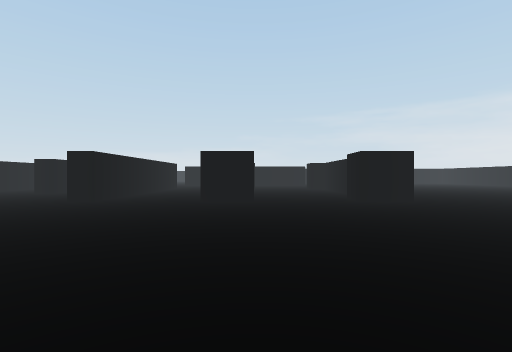
[1] (above)

24 first-person views from a walk through a Unity game level. The camera is 0.51 m above the floor, looks level and sees 85° across. The floor is counted in squares, 1 m on a side. Each view is taken from the middle of a square. On the plan, view 1 faces up. The plan holds only what a view shows up to about 9 squares ahead; the rest is blank. The place goes on beyond the plan. The player character is not drawn.

[2]
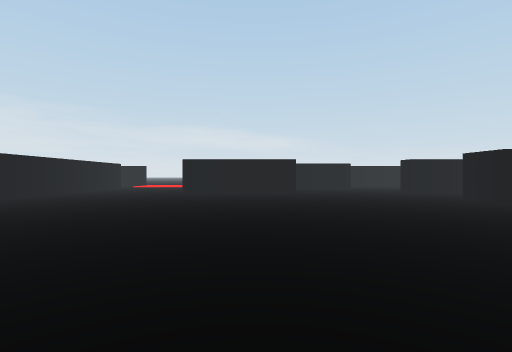

[3]
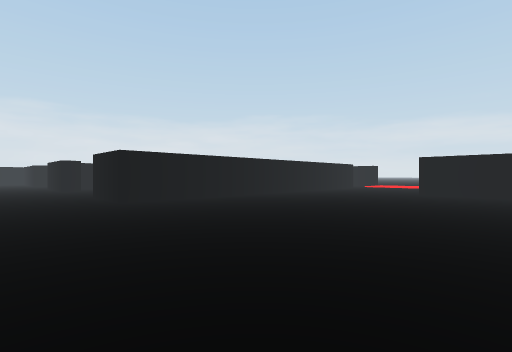

[4]
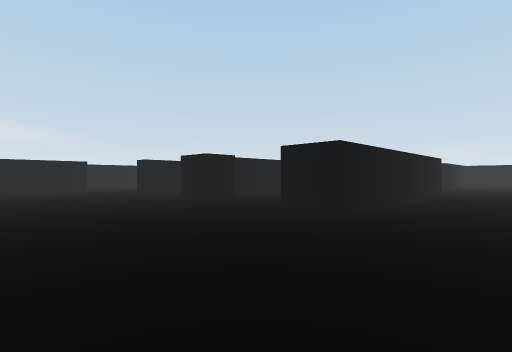

[5]
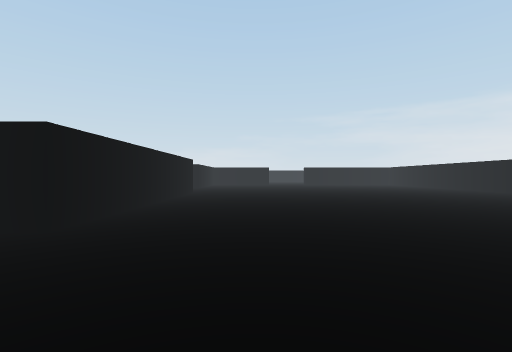

[6]
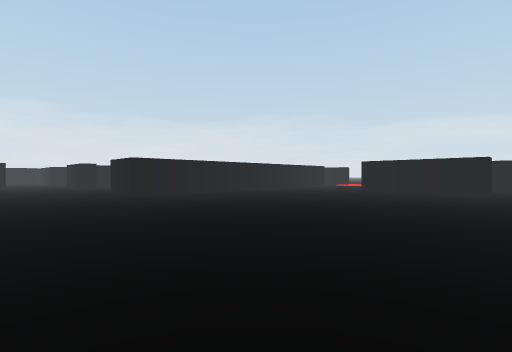

[7]
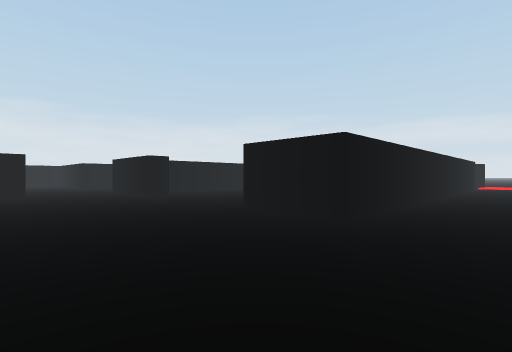

[8]
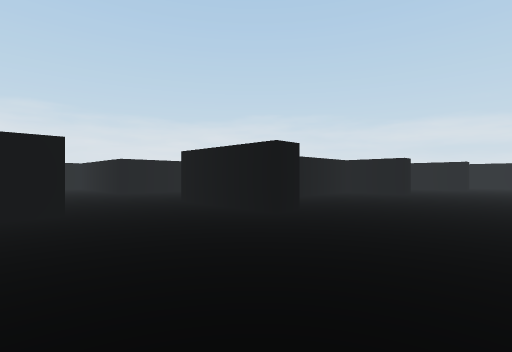

[9]
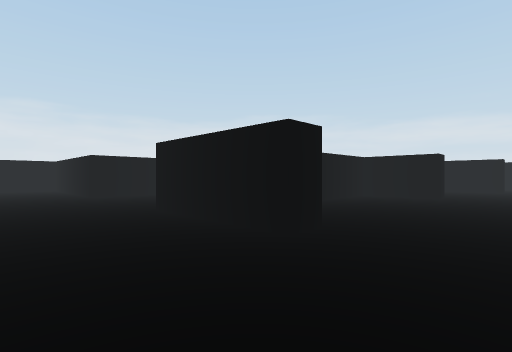

[10]
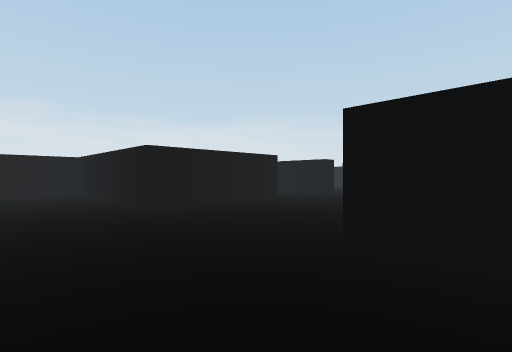

[11]
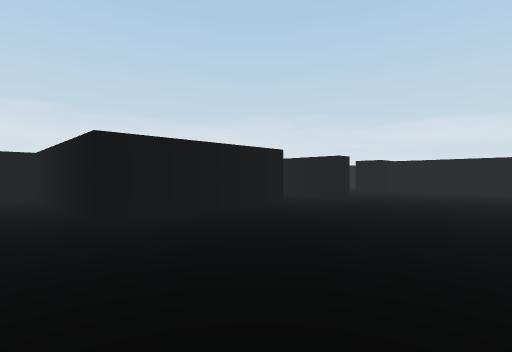

[12]
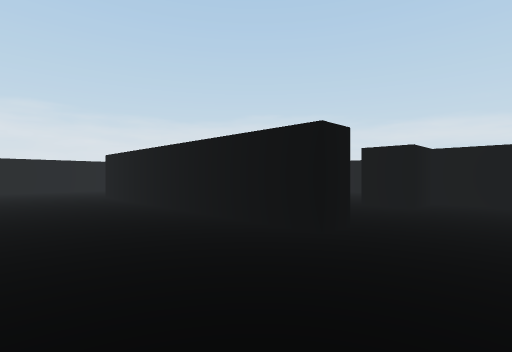

[13]
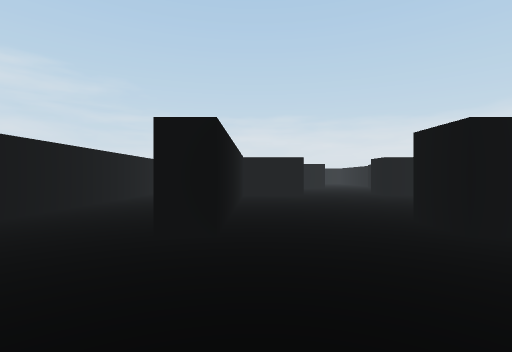

[14]
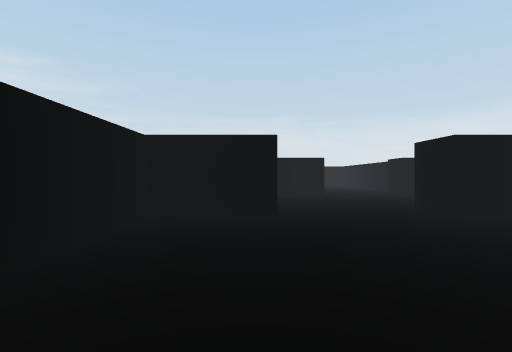

[15]
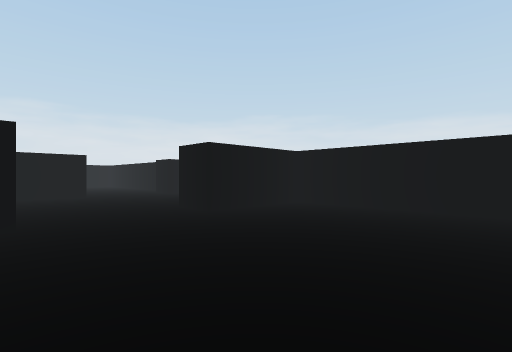

[16]
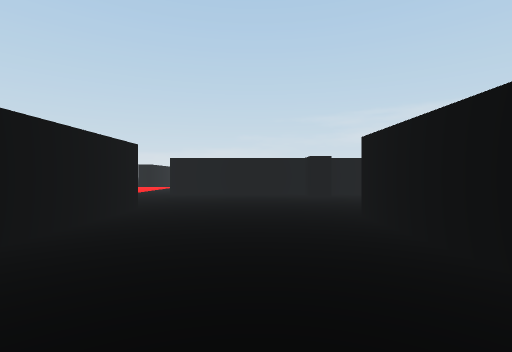

[17]
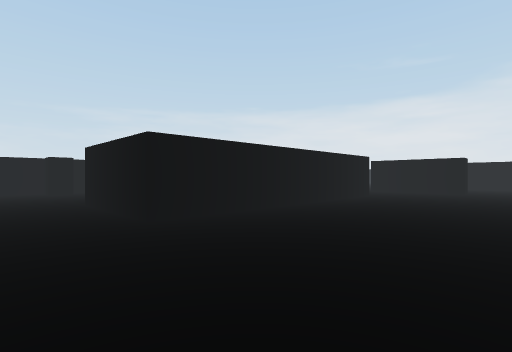

[18]
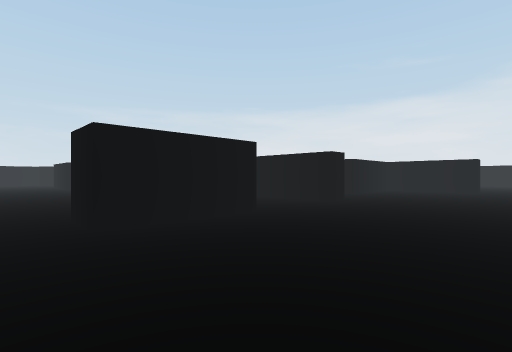

[19]
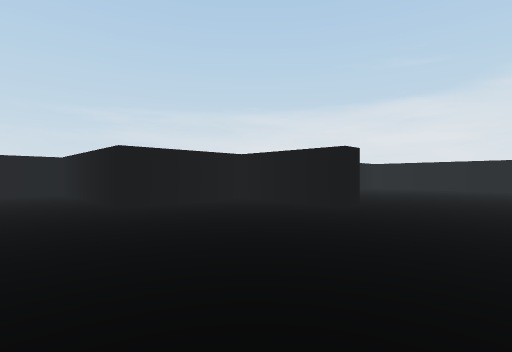

[20]
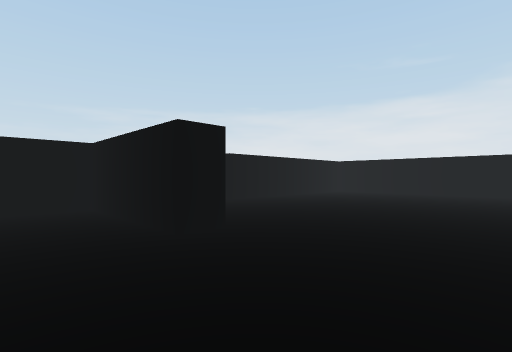

[21]
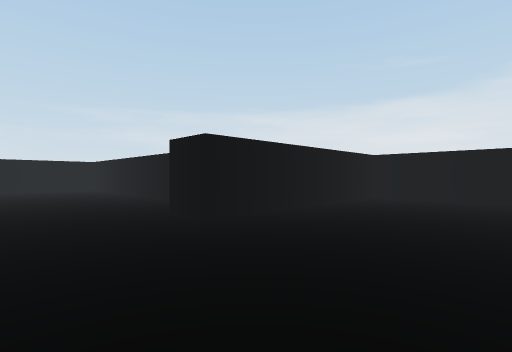

[22]
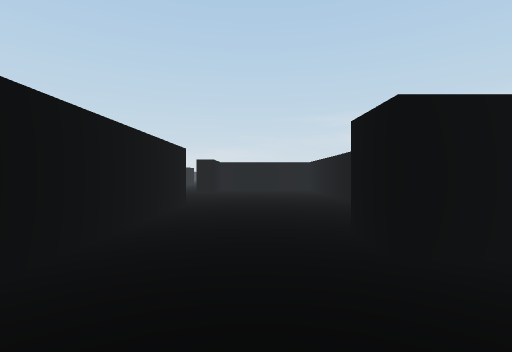

[23]
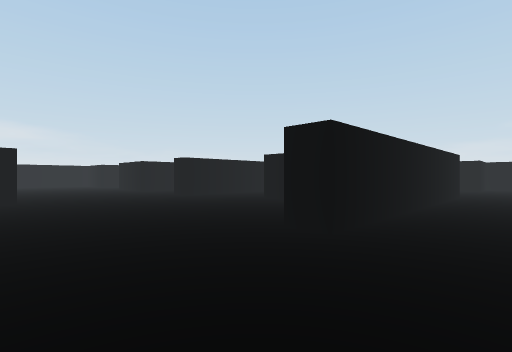

[24]
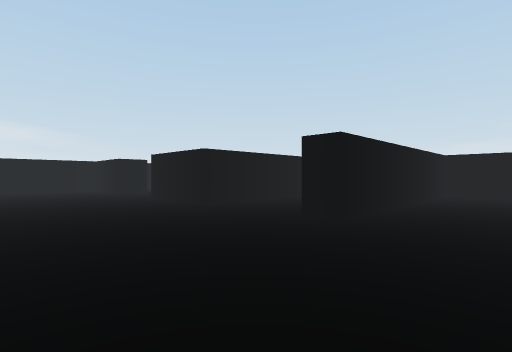

### Floor plan
Points are (right, up) in squares from view 1. A wall is a line through its corners. A room is listed if a view was taken in it or the views show most of it. See-through windows are left out.
Room 1 (views 1, 2, 3, 4, 5, 6, 7, 8, 9, 10, 11, 12, 13, 16, 17)
walls: (2.5, -9.5) (3.1, -9.5) (3.1, -12) (-2.7, -12) (-2.7, -9.5) (-2.2, -9.5) (-2.2, -11.2) (1.8, -11.2); (-1, -5.3) (-2, -5.3); (5.1, -11.2) (5.9, -11.2); (7.8, -12) (6.4, -12); (-2.1, -6.2) (-2.7, -6.2) (-2.7, -5.3) (-6.4, -5.3); (5.7, -13.1) (5.7, -13.7) (5.2, -13.7) (5.2, -11.5); (-3.2, 2.2) (-3.2, -1.2); (-5.1, -4.5) (3.1, -4.5) (3.1, -6.2); (0, 6.4) (0, 5.5) (-1.1, 5.5); (2.6, 8) (2.6, 9); (-5.8, -8.6) (-5.8, -15.3) (-4.8, -15.3); (-0.1, -15.3) (3.1, -15.3) (3.1, -19.5) (4.6, -19.5); (5.7, -17) (5.7, -19.4); (8.9, -17.5) (8.9, -13); (-5.8, 4) (-5.8, 2); (-2.7, -15.3) (-2.2, -15.3); (-0.6, 8.8) (-0.6, 6.8); (3.1, 10.5) (3.1, 5.5) (2.1, 5.5) (2.1, 6.4); (-3.2, 9) (-3.2, 5.5) (-3.8, 5.5)
ways out: opening at (-4, -16) to room 2; opening at (-1, -16) to room 3; opening at (7, -20) to room 3; opening at (-6.7, 5.3)
Room 2 (views 14, 15)
walls: (-8.5, -18.9) (-8.5, -20.3) (-6.4, -20.3) (-6.4, -21.2); (-4.8, -15.3) (-4.8, -16.2); (-4.3, -21.2) (-4.3, -20.3) (-2.7, -20.3) (-2.7, -15.3)
ways out: opening at (-4, -16) to room 1; opening at (-5.5, -20.5) to room 3
Room 3 (views 18, 19, 20, 21, 22, 23, 24)
walls: (5.7, -19.4) (5.7, -22.8) (5.2, -22.8) (5.2, -20.3) (2.6, -20.3) (2.6, -16.2) (0.5, -16.2) (0.5, -21.2) (0, -21.2) (0, -16.1); (-2.2, -24.5) (-0.4, -24.5); (-2.2, -15.3) (-2.2, -21.2) (-4.3, -21.2); (-5.9, -24.5) (-4.5, -24.5); (-6.4, -21.2) (-7.9, -21.2); (12.6, -24.6) (12.6, -20.3) (7.9, -20.3) (7.9, -19.4); (-7.9, -24.5) (-7.9, -25.4)
ways out: opening at (-1, -16) to room 1; opening at (7, -20) to room 1; opening at (-5.5, -20.5) to room 2; gap at (13, -25)

Where each view was taken, in squares from view 1:
view 1: 0 up, 0 right, facing up
view 2: 1 up, 5 right, facing left
view 3: 1 up, 5 right, facing down-left
view 4: 2 up, 5 right, facing up-left
view 5: 3 up, 5 right, facing up
view 6: 3 up, 6 right, facing down-left
view 7: 3 down, 6 right, facing down-left
view 8: 7 down, 6 right, facing down-left
view 9: 8 down, 5 right, facing down-left
view 10: 11 down, 5 right, facing down-left
view 11: 12 down, 4 right, facing down-left
view 12: 14 down, 0 right, facing down-left
view 13: 13 down, 3 left, facing down
view 14: 17 down, 4 left, facing down
view 15: 17 down, 4 left, facing down-left
view 16: 13 down, 4 left, facing up
view 17: 15 down, 4 left, facing up-right
view 18: 24 down, 5 left, facing up-right
view 19: 25 down, 1 right, facing up-right
view 20: 25 down, 4 right, facing up-right
view 21: 23 down, 6 right, facing up-right
view 22: 22 down, 7 right, facing up
view 23: 25 down, 7 right, facing up-left
view 24: 24 down, 2 right, facing up-left
